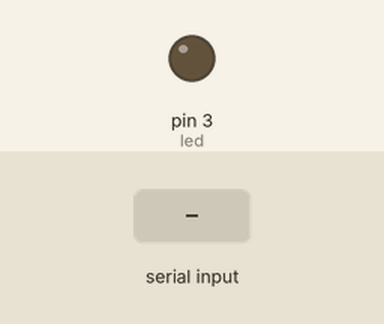
Simulated run of this sketch. Board: Arduino Uno, built with avr-gcc and run on an emulated ATmega328P. On the bench: output pins drawn as LEDs (lit = HIGH). The test bench sets the inputs (shaded band). What the sketch prints to the serial monitor is not drawn.

Above: at 1.2 s.
1.3 s: "1" received over Serial
At 2.4 s:
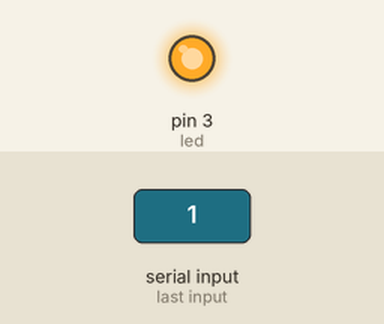
2.8 s: "0" received over Serial
At 3.7 s:
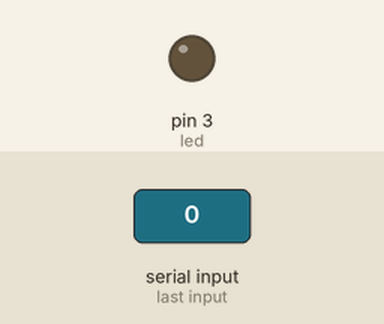
Timing chart, 0 to 5.8 s (numbered marks = the images above; inputs shaded):
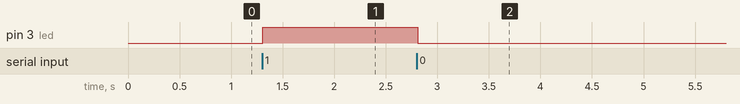

Measured:
- after the input at 1.3 s, pin 3 (led): LOW → HIGH at once
- after the input at 2.8 s, pin 3 (led): HIGH → LOW at once

The sketch:

send_value_via_port_serial.ino
```cpp
 #define led 3
int valor_lido;

void setup() {
  Serial.begin(9600);
  pinMode(led, OUTPUT);
}

void loop() {
  if (Serial.available() > 0){
    valor_lido = Serial.read();
  }

   Serial.println(valor_lido);
  if (valor_lido == '1') {
    digitalWrite(led, HIGH);
  } else {
    digitalWrite(led, LOW);
  }
}

//
//void debug(int valor_lido) {
//  Serial.println(valor_lido);
//  delay(100);
//}
```
